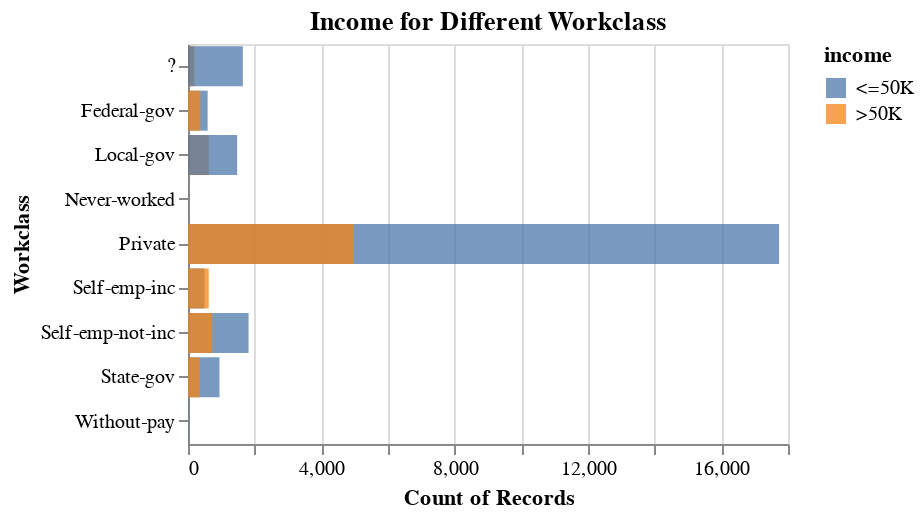

Write notebook code for a chart like this one.
### Code cell
alt.Chart(data_adult, title='Income for Different Workclass').mark_bar(opacity=0.75).encode(        
    alt.Y('workclass').title('Workclass'),             
    alt.X('count()').scale(zero=False).stack(False),
    alt.Color('income')                              
).properties(
    height=200,
    width=300
)

### Figure 1 — Vega specification as saved in the notebook (floating-point values rounded to 4 significant figures)
{"$schema": "https://vega.github.io/schema/vega/v5.json", "data": [{"name": "source_0", "values": [{"__count": 945, "income": " <=50K", "workclass": " State-gov"}, {"__count": 1817, "income": " <=50K", "workclass": " Self-emp-not-inc"}, {"__count": 17733, "income": " <=50K", "workclass": " Private"}, {"__count": 724, "income": " >50K", "workclass": " Self-emp-not-inc"}, {"__count": 4963, "income": " >50K", "workclass": " Private"}, {"__count": 353, "income": " >50K", "workclass": " State-gov"}, {"__count": 589, "income": " <=50K", "workclass": " Federal-gov"}, {"__count": 617, "income": " >50K", "workclass": " Local-gov"}, {"__count": 191, "income": " >50K", "workclass": " ?"}, {"__count": 1476, "income": " <=50K", "workclass": " Local-gov"}, {"__count": 371, "income": " >50K", "workclass": " Federal-gov"}, {"__count": 494, "income": " <=50K", "workclass": " Self-emp-inc"}, {"__count": 1645, "income": " <=50K", "workclass": " ?"}, {"__count": 622, "income": " >50K", "workclass": " Self-emp-inc"}, {"__count": 14, "income": " <=50K", "workclass": " Without-pay"}, {"__count": 7, "income": " <=50K", "workclass": " Never-worked"}]}, {"name": "source_0_x_domain___count", "values": [{"min": 7, "max": 17733}]}, {"name": "source_0_y_domain_workclass", "values": [{"workclass": " State-gov"}, {"workclass": " Self-emp-not-inc"}, {"workclass": " Private"}, {"workclass": " Federal-gov"}, {"workclass": " Local-gov"}, {"workclass": " ?"}, {"workclass": " Self-emp-inc"}, {"workclass": " Without-pay"}, {"workclass": " Never-worked"}]}, {"name": "source_0_color_domain_income", "values": [{"income": " <=50K"}, {"income": " >50K"}]}], "marks": [{"type": "rect", "name": "marks", "from": {"data": "source_0"}, "encode": {"update": {"fill": {"field": "income", "scale": "color"}, "opacity": {"value": 0.75}, "x2": {"signal": "scale('x', inrange(0, domain('x')) ? 0 : domain('x')[0])"}, "x": {"field": "__count", "scale": "x"}, "y": {"field": "workclass", "scale": "y"}, "height": {"signal": "max(0.25, bandwidth('y'))"}}}, "style": ["bar"]}], "scales": [{"name": "x", "type": "linear", "domain": [{"signal": "(data(\"source_0_x_domain___count\")[0] || {}).min"}, {"signal": "(data(\"source_0_x_domain___count\")[0] || {}).max"}], "range": [0, {"signal": "width"}], "zero": false, "nice": true}, {"name": "y", "type": "band", "domain": {"data": "source_0_y_domain_workclass", "field": "workclass", "sort": true}, "range": [0, {"signal": "height"}], "paddingOuter": 0.05, "paddingInner": 0.1}, {"name": "color", "type": "ordinal", "domain": {"data": "source_0_color_domain_income", "field": "income", "sort": true}, "range": "category"}], "axes": [{"scale": "x", "aria": false, "minExtent": 0, "labels": false, "maxExtent": 0, "orient": "bottom", "domain": false, "tickCount": {"signal": "ceil(width/40)"}, "gridScale": "y", "grid": true, "zindex": 0, "ticks": false}, {"scale": "x", "orient": "bottom", "tickCount": {"signal": "ceil(width/40)"}, "grid": false, "title": "Count of Records", "labelFlush": true, "labelOverlap": true, "zindex": 0}, {"scale": "y", "title": "Workclass", "orient": "left", "grid": false, "zindex": 0}], "title": {"text": "Income for Different Workclass", "frame": "group"}, "width": 300, "padding": 5, "height": 200, "style": "cell", "legends": [{"fill": "color", "symbolType": "square", "title": "income", "encode": {"symbols": {"update": {"opacity": {"value": 0.75}}}}}], "background": "white"}
